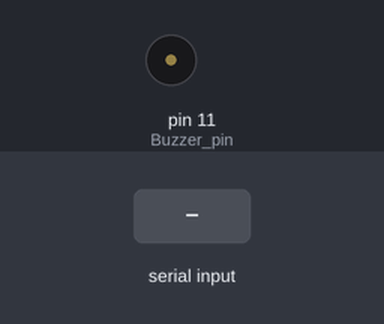
Simulated run of this sketch. Board: Arduino Uno, built with avr-gcc and run on an emulated ATmega328P. Parts: buzzer (waves = sounding, pin HIGH). Inputs (shaded band) come from the test bench.

Above: at 1.2 s.
1.3 s: "A:\n" received over Serial
At 2.5 s:
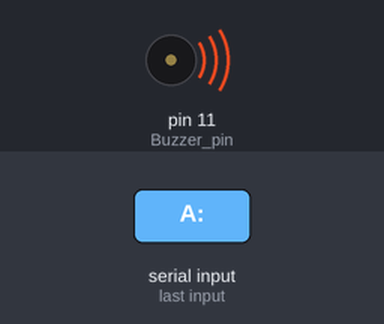
Timing chart, 0 to 4.3 s (numbered marks = the images above; inputs shaded):
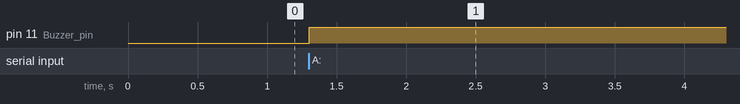

Measured:
- after the input at 1.3 s, pin 11 (Buzzer_pin): LOW → HIGH at once

The sketch:

code_for_the_buzzer.ino
```cpp
void setup() {
  pinMode(11, OUTPUT); // Buzzer pin
  Serial.begin(9600);
}

void loop() {
  if (Serial.available() > 0) {
    String data = Serial.readStringUntil('\n');
    if (data.startsWith("A:")) {
      digitalWrite(11, HIGH); // Turn on buzzer
      delay(120000); // Keep buzzer on for 2 minutes
      digitalWrite(11, LOW); // Turn off buzzer
    }
  }
}
```
